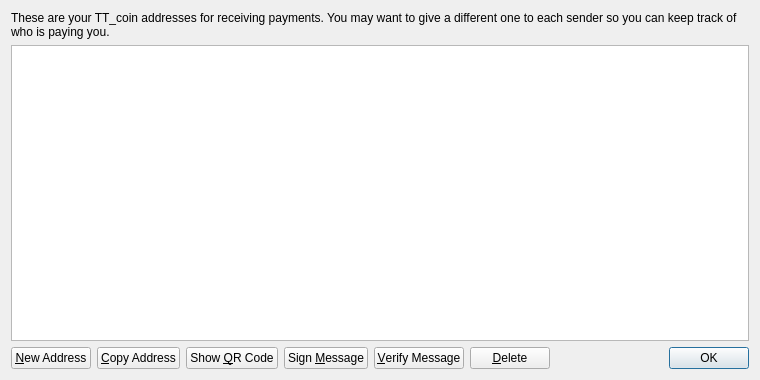
<?xml version="1.0" encoding="UTF-8"?>
<ui version="4.0">
 <class>AddressBookPage</class>
 <widget class="QWidget" name="AddressBookPage">
  <property name="geometry">
   <rect>
    <x>0</x>
    <y>0</y>
    <width>760</width>
    <height>380</height>
   </rect>
  </property>
  <property name="windowTitle">
   <string>Address Book</string>
  </property>
  <layout class="QVBoxLayout" name="verticalLayout">
   <item>
    <widget class="QLabel" name="labelExplanation">
     <property name="text">
      <string>These are your TT_coin addresses for receiving payments. You may want to give a different one to each sender so you can keep track of who is paying you.</string>
     </property>
     <property name="textFormat">
      <enum>Qt::PlainText</enum>
     </property>
     <property name="wordWrap">
      <bool>true</bool>
     </property>
    </widget>
   </item>
   <item>
    <widget class="QTableView" name="tableView">
     <property name="contextMenuPolicy">
      <enum>Qt::CustomContextMenu</enum>
     </property>
     <property name="toolTip">
      <string>Double-click to edit address or label</string>
     </property>
     <property name="tabKeyNavigation">
      <bool>false</bool>
     </property>
     <property name="selectionMode">
      <enum>QAbstractItemView::SingleSelection</enum>
     </property>
     <property name="selectionBehavior">
      <enum>QAbstractItemView::SelectRows</enum>
     </property>
     <property name="sortingEnabled">
      <bool>true</bool>
     </property>
     <attribute name="verticalHeaderVisible">
      <bool>false</bool>
     </attribute>
    </widget>
   </item>
   <item>
    <layout class="QHBoxLayout" name="horizontalLayout">
     <item>
      <widget class="QPushButton" name="newAddressButton">
       <property name="toolTip">
        <string>Create a new address</string>
       </property>
       <property name="text">
        <string>&amp;New Address</string>
       </property>
      </widget>
     </item>
     <item>
      <widget class="QPushButton" name="copyToClipboard">
       <property name="toolTip">
        <string>Copy the currently selected address to the system clipboard</string>
       </property>
       <property name="text">
        <string>&amp;Copy Address</string>
       </property>
      </widget>
     </item>
     <item>
      <widget class="QPushButton" name="showQRCode">
       <property name="text">
        <string>Show &amp;QR Code</string>
       </property>
      </widget>
     </item>
     <item>
      <widget class="QPushButton" name="signMessage">
       <property name="toolTip">
        <string>Sign a message to prove you own a TT_coin address</string>
       </property>
       <property name="text">
        <string>Sign &amp;Message</string>
       </property>
      </widget>
     </item>
     <item>
      <widget class="QPushButton" name="verifyMessage">
       <property name="toolTip">
        <string>Verify a message to ensure it was signed with a specified TT_coin address</string>
       </property>
       <property name="text">
        <string>&amp;Verify Message</string>
       </property>
      </widget>
     </item>
     <item>
      <widget class="QPushButton" name="deleteButton">
       <property name="toolTip">
        <string>Delete the currently selected address from the list</string>
       </property>
       <property name="text">
        <string>&amp;Delete</string>
       </property>
      </widget>
     </item>
     <item>
      <spacer name="horizontalSpacer">
       <property name="orientation">
        <enum>Qt::Horizontal</enum>
       </property>
       <property name="sizeHint" stdset="0">
        <size>
         <width>40</width>
         <height>20</height>
        </size>
       </property>
      </spacer>
     </item>
     <item>
      <widget class="QDialogButtonBox" name="buttonBox">
       <property name="sizePolicy">
        <sizepolicy hsizetype="Maximum" vsizetype="Fixed">
         <horstretch>0</horstretch>
         <verstretch>0</verstretch>
        </sizepolicy>
       </property>
       <property name="standardButtons">
        <set>QDialogButtonBox::Ok</set>
       </property>
      </widget>
     </item>
    </layout>
   </item>
  </layout>
 </widget>
 <resources>
  <include location="../bitcoin.qrc"/>
 </resources>
 <connections/>
</ui>
